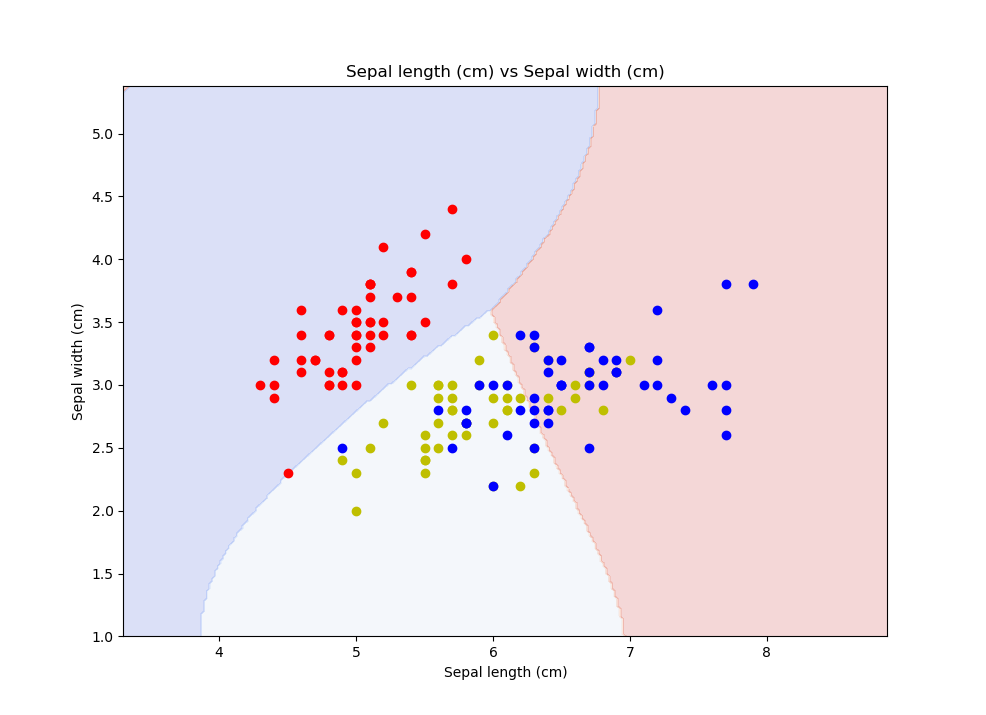

Write Python code to recreate this figure.
import pandas as pd
import numpy as np
import matplotlib.pyplot as plt

from sklearn.datasets import load_iris
iris = load_iris()
print(dir(iris))

# ==========================
# create dataframe

dfIris = pd.DataFrame(
    iris['data'],
    columns = iris['feature_names']
)
dfIris['target'] = iris['target']
dfIris['spesies'] = dfIris['target'].apply(
    lambda index: iris['target_names'][index]
)
print(dfIris.head())
print(dfIris.iloc[54:56])
print(dfIris.tail())

# =============================
# separate df by its species

dfSetosa = dfIris[dfIris['target'] == 0]
# print(dfSetosa)
dfVersicolor = dfIris[dfIris['target'] == 1]
# print(dfVersicolor)
dfVirginica = dfIris[dfIris['target'] == 2]
print(dfVirginica)

# ==========================
# split datasets: train 90% & test 10%

from sklearn.model_selection import train_test_split
xtra, xtes, ytra, ytes = train_test_split(
    dfIris[[
        'sepal length (cm)',
        'sepal width (cm)',
        'petal length (cm)',
        'petal width (cm)'
    ]],
    dfIris['spesies'],
    test_size = .1
)

# print(len(xtra))
# print(len(xtes))

# ==========================
# support vector machine
# support vector classifier

from sklearn.svm import SVC
model = SVC(gamma = 'auto')

# train
model.fit(xtra, ytra)

# predict
# print(model.predict([[5.1, 3.5, 1.4, 0.2]]))
# print(model.predict([[5.7, 2.8, 4.5, 1.3]]))
# print(model.predict([[6.2, 3.4, 5.4, 2.3]]))

print(model.predict([xtes.iloc[0]]))
print(ytes.iloc[0])

# accuracy
print(model.score(xtes, ytes) * 100, '%')

# =============================
# plot svm

def bikin_meshgrid(x, y):
    x_min = x.min() - 1
    x_max = x.max() + 1
    y_min = y.min() - 1
    y_max = y.max() + 1
    xx, yy = np.meshgrid(
        np.arange(x_min, x_max, .02),
        np.arange(y_min, y_max, .02)
    )
    return xx, yy

sepal = iris['data'][:, :2]
x0, x1 = sepal[:, 0], sepal[:, 1]
xx, yy = bikin_meshgrid(x0, x1)
# print(xx)
# print(yy)

model.fit(sepal, iris['target'])

# ==========================
# plot

def plotSVM(ax, model, xx, yy, **params):
    z = model.predict(np.c_[xx.ravel(), yy.ravel()])
    z = z.reshape(xx.shape)
    hasil = ax.contourf(xx, yy, z, **params)
    return hasil

fig = plt.figure('SVM')
ax = plt.subplot()

plotSVM(ax, model, 
    xx, yy, 
    cmap = 'coolwarm', 
    alpha = .2
)
plt.scatter(
    dfSetosa['sepal length (cm)'],
    dfSetosa['sepal width (cm)'],
    color = 'r',
    marker = 'o'
)
plt.scatter(
    dfVersicolor['sepal length (cm)'],
    dfVersicolor['sepal width (cm)'],
    color = 'y',
    marker = 'o'
)
plt.scatter(
    dfVirginica['sepal length (cm)'],
    dfVirginica['sepal width (cm)'],
    color = 'b',
    marker = 'o'
)
ax.set_xlabel('Sepal length (cm)')
ax.set_ylabel('Sepal width (cm)')
ax.set_title('Sepal length (cm) vs Sepal width (cm)')
plt.show()
